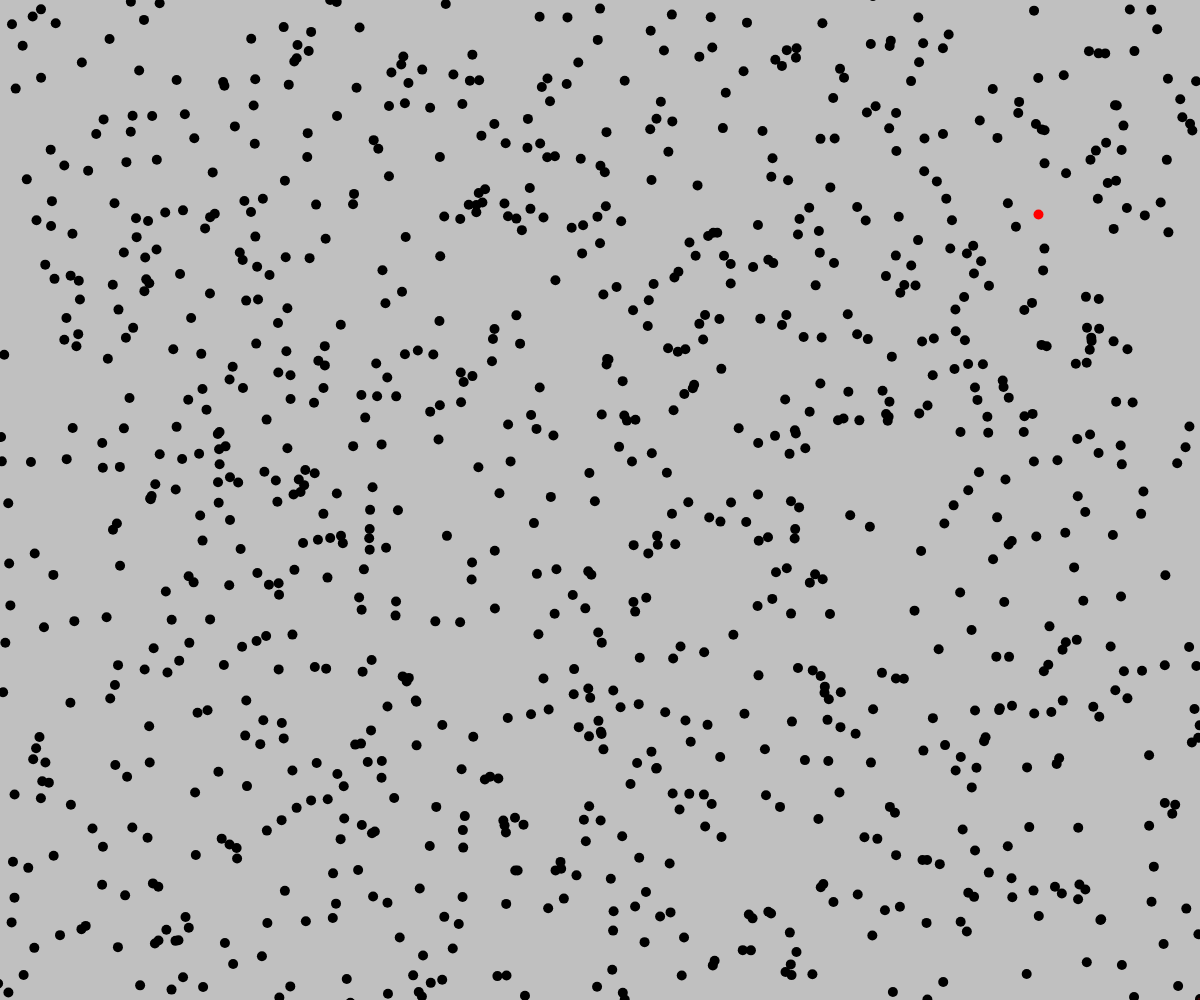
Frame 1 (no input)
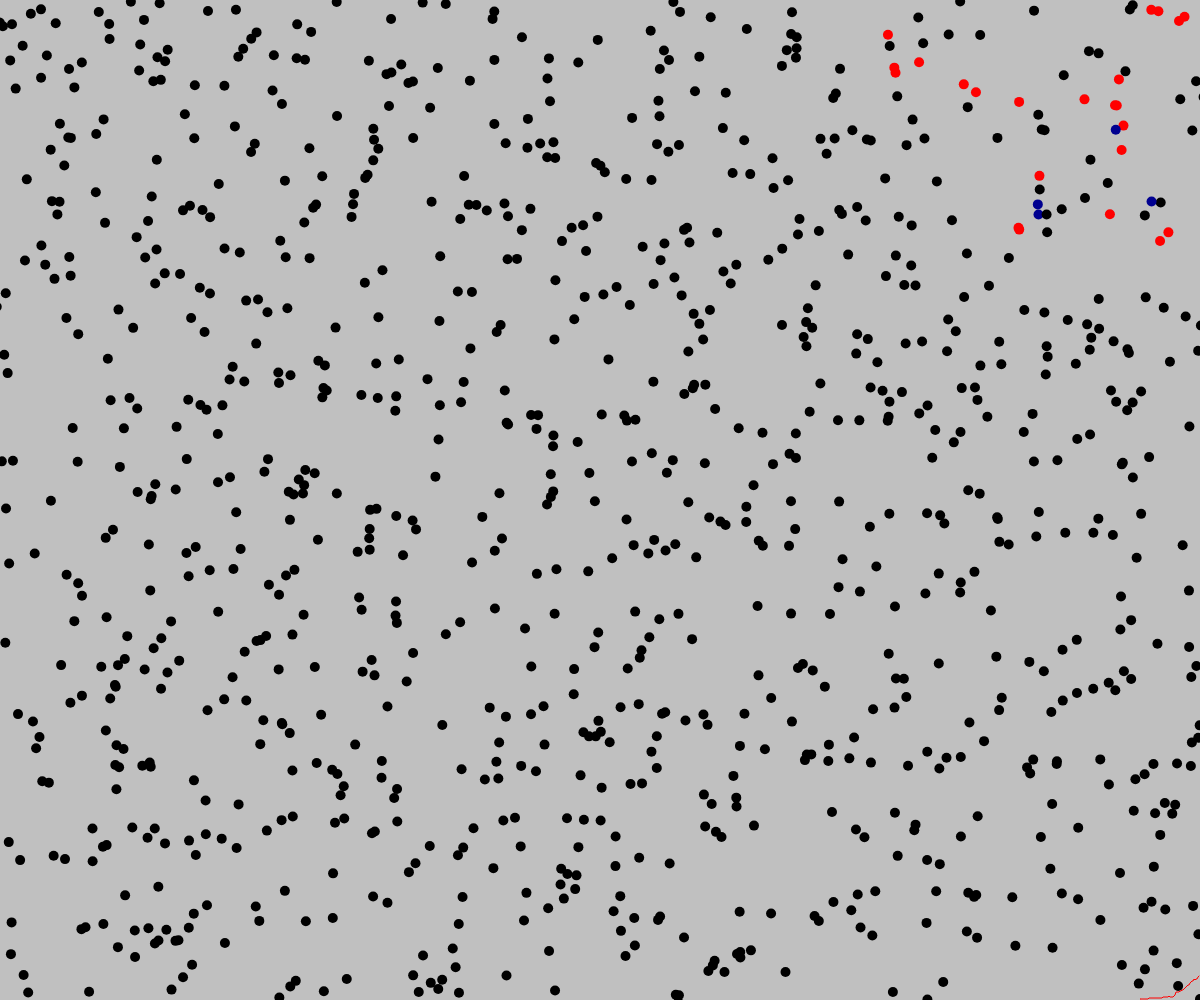
Frame 60 (no input)
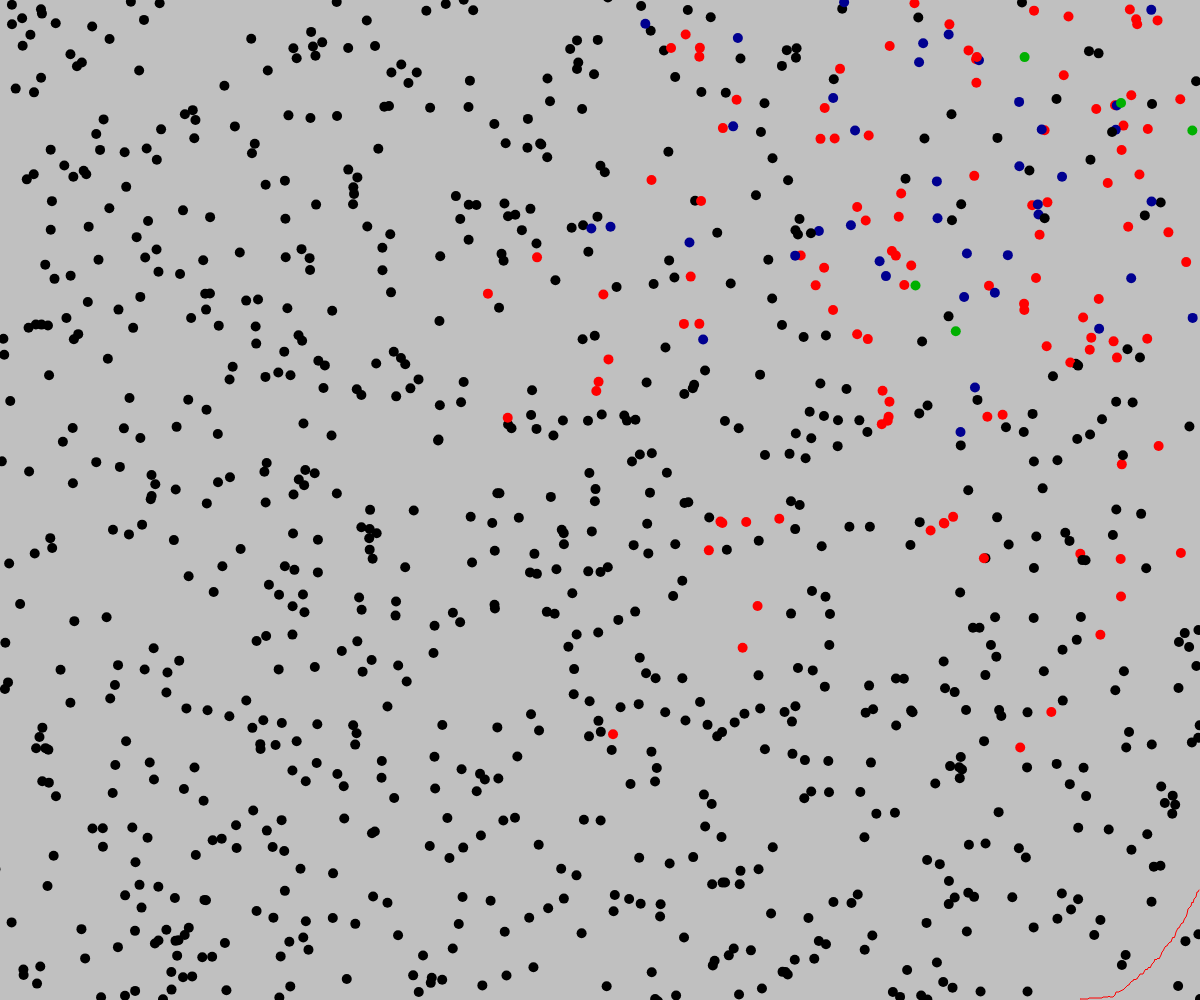
Frame 120 (the mouse pressed at the canvas centre since frame 60)

The p5.js sketch that drew these frames (run headless with seeded random() and noise() and a simulated clock; from frame 60 on, the mouse is pressed at the canvas centre):

// p5.js sketch
// ── sketch.js
//edit these numbers!
let pTransmission = 0.2; //on each collision
let pRecovery = 0.002; //on each screen draw
let pDeath = 0.01; //on each screen draw
let numberOfBalls = 1000; //increase this to make things more crowded
let diam = 20; //this also increases the chance of transmission
let pStayAtHome = 0.5; //increase this to flatten the curve!


let history = [];
let max = 0;
let graph = true;

let status = {
  "unexposed": "#000000",
  "infected": "#ff0000",
  "immune": "#00B000",
  "deceased": "#000090"
};
let balls = [];

function setup() {
  createCanvas(windowWidth, windowHeight);
  background(32);
  noStroke();
  for (var i = 0; i < numberOfBalls; i++) {
    balls[i] = new Ball(
      i, //ID number
      random(width), //start x coord
      random(height), //start y coord
      random(-10, 10), //start x velocity
      random(-10, 10), //start y velocity
      (i > pStayAtHome * numberOfBalls), //moving?
      balls //all the other balls
    );
  }
  frameRate(30);
  mouseClicked();
}

function draw() {
  background(192);
  for (i = 0; i < numberOfBalls; i++) {
    if (balls[i].stat != "deceased") {
      if (balls[i].moving) {
        balls[i].move();
      }
      balls[i].collide();
    }
    if (balls[i].stat == "infected") {
      if (random() < pRecovery) {
        balls[i].stat = "immune";
      } else if (random() < pDeath) {
        balls[i].stat = "deceased";
      }
    }
    balls[i].display();
  }
  history.push(count());
  if (graph) {
    plotGraph();
  }
  if (count()==0) {
    noLoop();
  }
}

function mouseClicked() {
  var thisOne = floor(random(numberOfBalls));
  balls[thisOne].stat = "infected";
}

function count() {
  var total = 0;
  for (var i = 0; i < numberOfBalls; i++) {
    if (balls[i].stat == "infected") {
      total++;
    }
  }
  if (total>max){
    console.log("maximum",total);
    max = total;
  }
  return total;
}

function plotGraph() {
    noFill();
    stroke(color(status["infected"]));
    beginShape();
    for (var i = 0; i < width; i++) {
      vertex(i, height - height * history[history.length - width + i] / numberOfBalls);
    }
    endShape();
    noStroke();
}

class Ball {
  constructor(
    id_ = 0,
    x_ = width / 2,
    y_ = height / 2,
    vx_ = random(-10, 10),
    vy_ = random(-10, 10),
    moving_ = true,
    others_= []) {
    this.id = id_;
    this.x = x_;
    this.y = y_;
    this.vx = vx_;
    this.vy = vy_;
    this.moving = moving_;
    this.others = others_;
    this.stat = "unexposed";
  }
  move() {
    if (this.x < 0 || this.x > width) {
      this.vx = -1 * this.vx;
    }
    if (this.y < 0 || this.y > height) {
      this.vy = -1 * this.vy;
    }
    this.x += this.vx;
    this.y += this.vy;
  }

  collide() {
    for (var i = this.id + 1; i < numberOfBalls; i++) {
      var dx = this.others[i].x - this.x;
      var dy = this.others[i].y - this.y;
      var dist = sqrt(dx * dx + dy * dy);
      if (dist < 0.71 * diam) {
        if (random() < pTransmission) {
          if (this.stat == "infected" && this.others[i].stat == "unexposed") {
            this.others[i].stat = "infected";
          }
          if (this.stat == "unexposed" && this.others[i].stat == "infected") {
            this.stat = "infected";
          }
        }
      }
    }
  }

  display() {
    fill(color(status[this.stat]));
    ellipse(this.x, this.y, diam / 2, diam / 2);
  }
}
